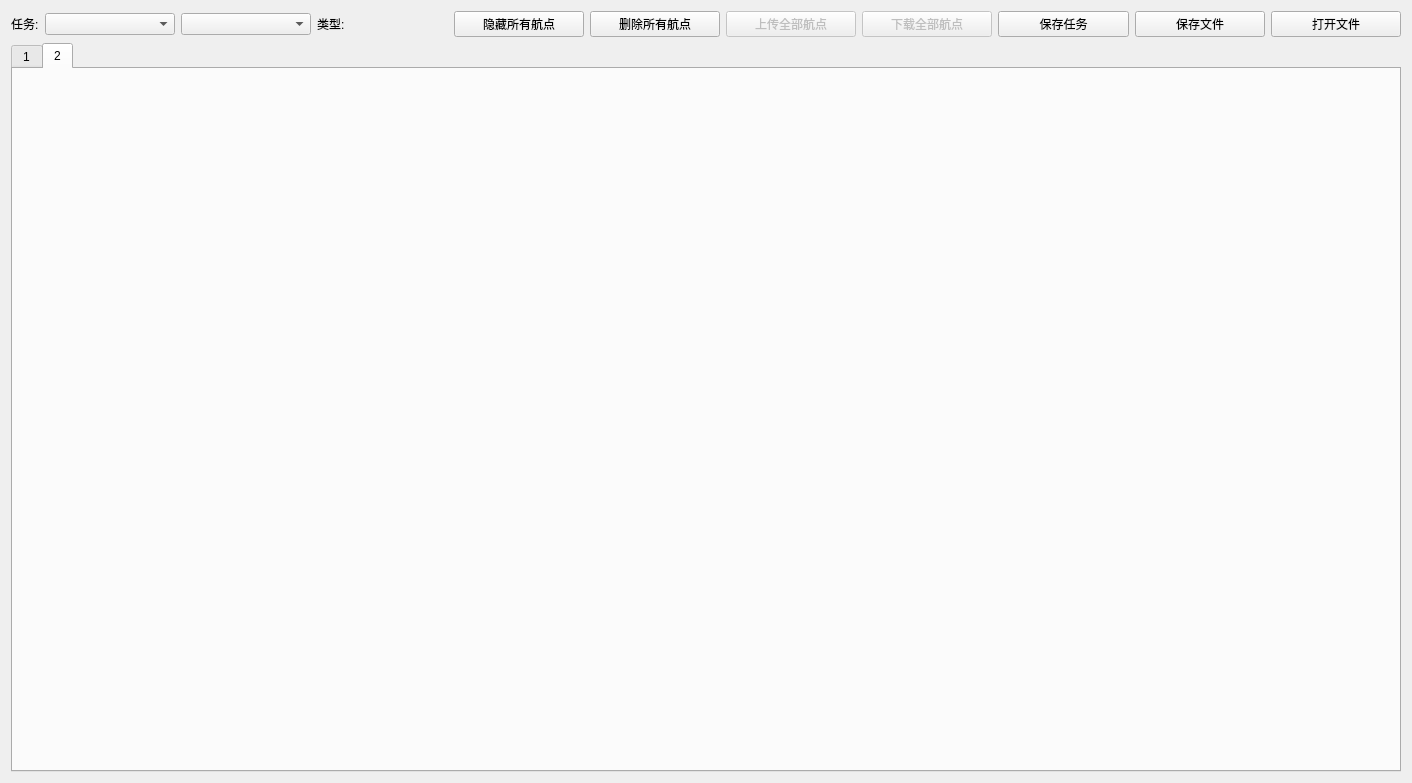
<?xml version="1.0" encoding="UTF-8"?>
<ui version="4.0">
 <class>UAVFlyManage_MavlinkTaskManageDialog</class>
 <widget class="QWidget" name="UAVFlyManage_MavlinkTaskManageDialog">
  <property name="geometry">
   <rect>
    <x>0</x>
    <y>0</y>
    <width>1412</width>
    <height>783</height>
   </rect>
  </property>
  <property name="windowTitle">
   <string>UAVFlyManage_MavlinkTaskManageDialog</string>
  </property>
  <layout class="QGridLayout" name="gridLayout_3">
   <item row="0" column="0">
    <layout class="QGridLayout" name="gridLayout">
     <item row="0" column="2">
      <widget class="QComboBox" name="comboBox_UAVFlyManage_MavlinkTaskManage_Vehicles">
       <property name="maxVisibleItems">
        <number>20</number>
       </property>
      </widget>
     </item>
     <item row="0" column="0">
      <widget class="QLabel" name="label">
       <property name="sizePolicy">
        <sizepolicy hsizetype="Maximum" vsizetype="Preferred">
         <horstretch>0</horstretch>
         <verstretch>0</verstretch>
        </sizepolicy>
       </property>
       <property name="text">
        <string>任务:</string>
       </property>
      </widget>
     </item>
     <item row="0" column="3">
      <widget class="QLabel" name="label_UAVFlyManage_MavlinkTaskManage_VehiclesInfo">
       <property name="text">
        <string>类型:</string>
       </property>
      </widget>
     </item>
     <item row="0" column="5">
      <widget class="QPushButton" name="pushButton_UAVFlyManage_MavlinkTaskManage_VehiclesRemoveAll">
       <property name="text">
        <string>删除所有航点</string>
       </property>
      </widget>
     </item>
     <item row="0" column="7">
      <widget class="QPushButton" name="pushButton_UAVFlyManage_MavlinkTaskManage_DownloadAllWayPoints">
       <property name="enabled">
        <bool>false</bool>
       </property>
       <property name="text">
        <string>下载全部航点</string>
       </property>
      </widget>
     </item>
     <item row="0" column="4">
      <widget class="QPushButton" name="pushButton_UAVFlyManage_MavlinkTaskManage_VehiclesHideAll">
       <property name="text">
        <string>隐藏所有航点</string>
       </property>
      </widget>
     </item>
     <item row="0" column="8">
      <widget class="QPushButton" name="pushButton_UAVFlyManage_MavlinkTaskManage_SaveAllPoint">
       <property name="text">
        <string>保存任务</string>
       </property>
      </widget>
     </item>
     <item row="0" column="9">
      <widget class="QPushButton" name="pushButton_UAVFlyManage_MavlinkTaskManage_Vehicles_Save">
       <property name="text">
        <string>保存文件</string>
       </property>
      </widget>
     </item>
     <item row="0" column="6">
      <widget class="QPushButton" name="pushButton_UAVFlyManage_MavlinkTaskManage_UploadAllWayPoints">
       <property name="enabled">
        <bool>false</bool>
       </property>
       <property name="text">
        <string>上传全部航点</string>
       </property>
      </widget>
     </item>
     <item row="0" column="10">
      <widget class="QPushButton" name="pushButton_UAVFlyManage_MavlinkTaskManage_Vehicles_Open">
       <property name="text">
        <string>打开文件</string>
       </property>
      </widget>
     </item>
     <item row="0" column="1">
      <widget class="QComboBox" name="comboBox_UAVFlyManage_MavlinkTaskManage_Task"/>
     </item>
    </layout>
   </item>
   <item row="1" column="0">
    <widget class="QTabWidget" name="tabWidget_UAVFlyManage_MavlinkTaskManage_Vehicles">
     <property name="contextMenuPolicy">
      <enum>Qt::ContextMenuPolicy::CustomContextMenu</enum>
     </property>
     <property name="currentIndex">
      <number>1</number>
     </property>
     <widget class="QWidget" name="tab">
      <attribute name="title">
       <string>1</string>
      </attribute>
      <layout class="QGridLayout" name="gridLayout_2"/>
     </widget>
     <widget class="QWidget" name="tab_2">
      <attribute name="title">
       <string>2</string>
      </attribute>
     </widget>
    </widget>
   </item>
  </layout>
 </widget>
 <resources/>
 <connections/>
</ui>
